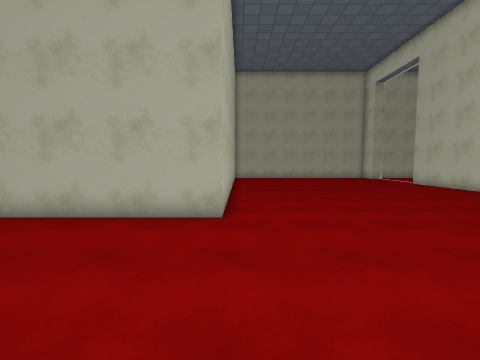
[1] (above)

16 first-person views from a walk through a 3-D level made in the Unity game engine. The camera is 1.5 m above the floor, tilts 4° down and sees 90° across. The floor is counted in squares, 1 m on a side. Each view is taken from the middle of a square. On the plan, view 1 faces up. The plan holds only what a view shows up to about 13 squares ahead; the rest is blank. The place goes on beyond the plan. The player is left out. Surface patterns are stand-ins for the level's own textures.

[2]
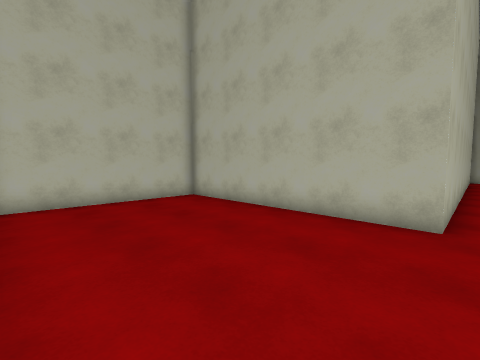

[3]
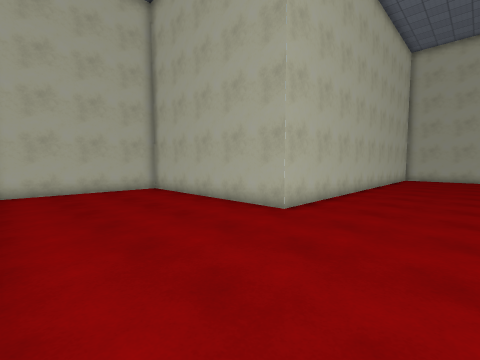

[4]
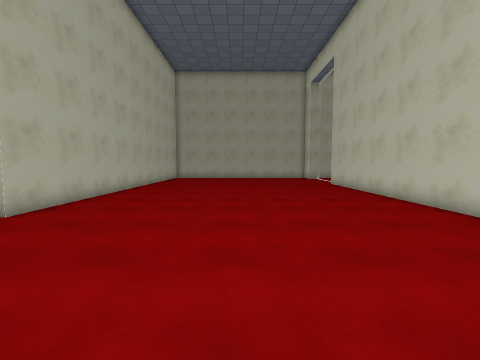

[5]
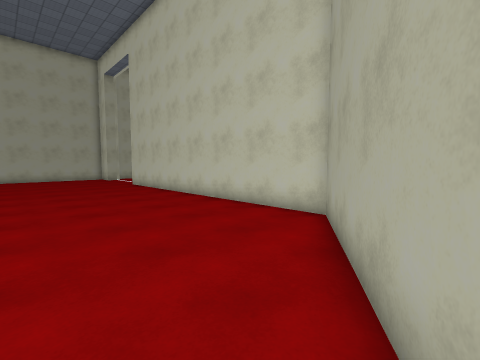

[6]
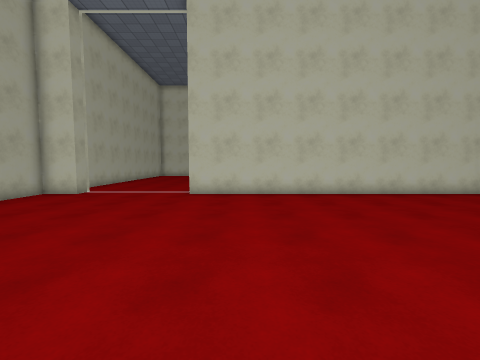

[7]
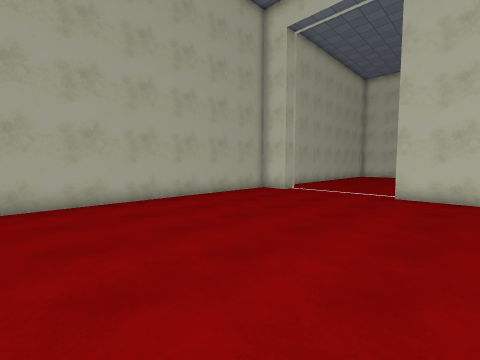

[8]
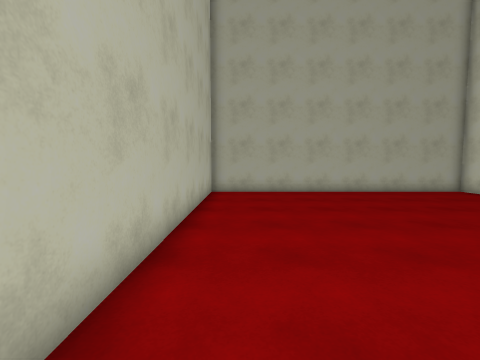

[9]
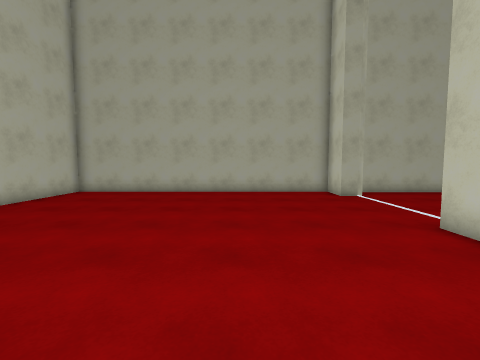

[10]
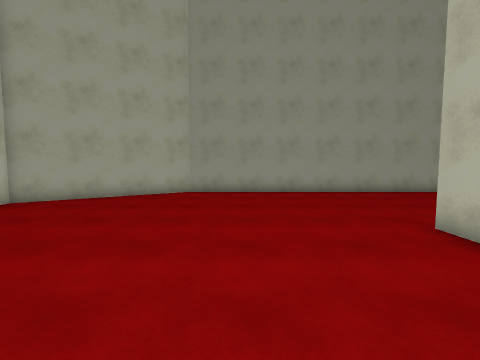

[11]
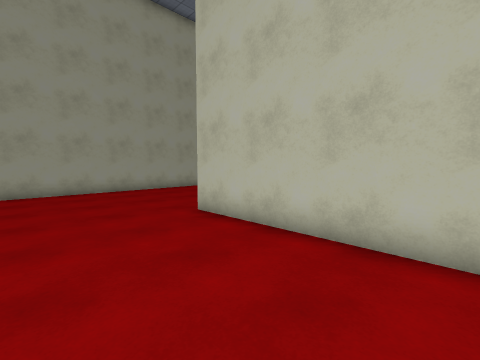

[12]
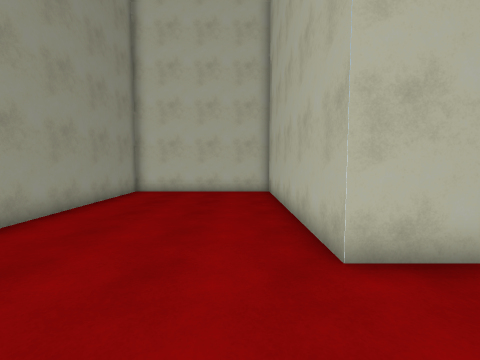

[13]
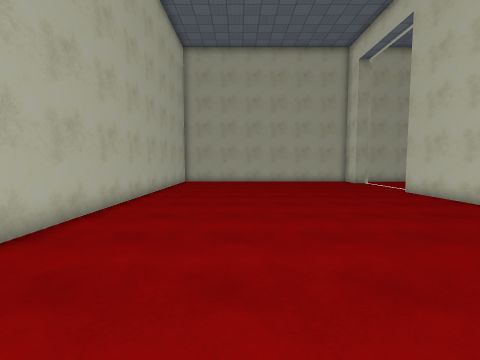

[14]
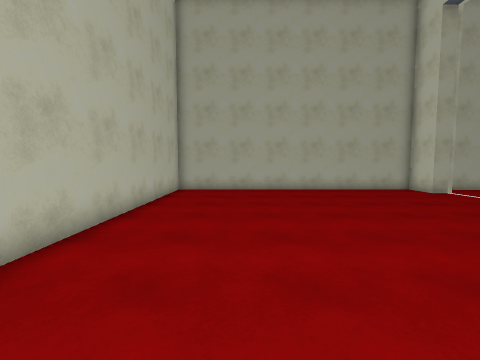

[15]
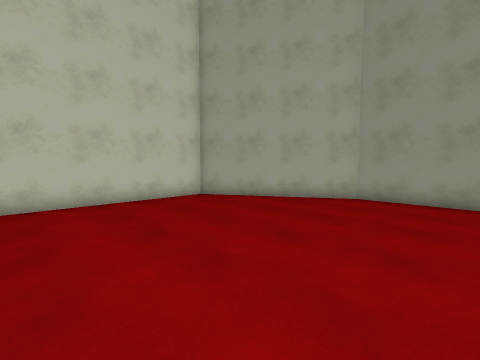

[16]
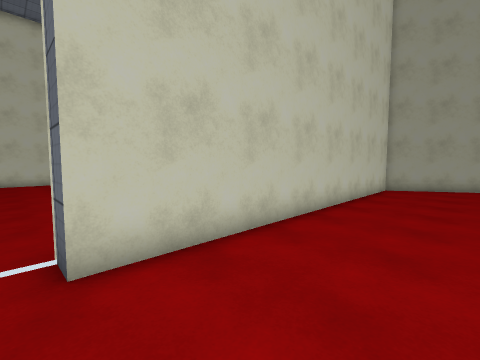

### Floor plan
Points are (right, up) in squares from view 1. A wall is a line through its corners. A room is listed if a view was taken in it or the views show most of it. See-through windows are left out.
Room 1 (views 1, 2, 3, 4, 5, 6, 7, 8, 9, 10, 11, 12, 13, 14, 15, 16)
walls: (13.5, 22.9) (12.6, 22.9) (12.6, 24.6) (-0.5, 24.6) (-0.5, 6.6) (-9.8, 6.6) (-9.8, -0.5) (6.6, -0.5) (12.6, 3.1) (12.6, 17.5) (13.5, 17.5); (13.6, 22.9) (13.6, 23.5); (16.5, 24.3) (14.2, 24.3)

Positions as (right, up) in squares from view 1, and headings:
1: (0, 0), facing up
2: (0, 0), facing up-left
3: (4, 0), facing up-left
4: (6, 0), facing up
5: (6, 0), facing up-right
6: (1, 15), facing right
7: (1, 15), facing up-right
8: (1, 12), facing up
9: (8, 12), facing up
10: (4, 12), facing down
11: (4, 13), facing down-left
12: (3, 5), facing left
13: (4, 5), facing up
14: (3, 11), facing up
15: (3, 10), facing down-right
16: (9, 18), facing down-right
